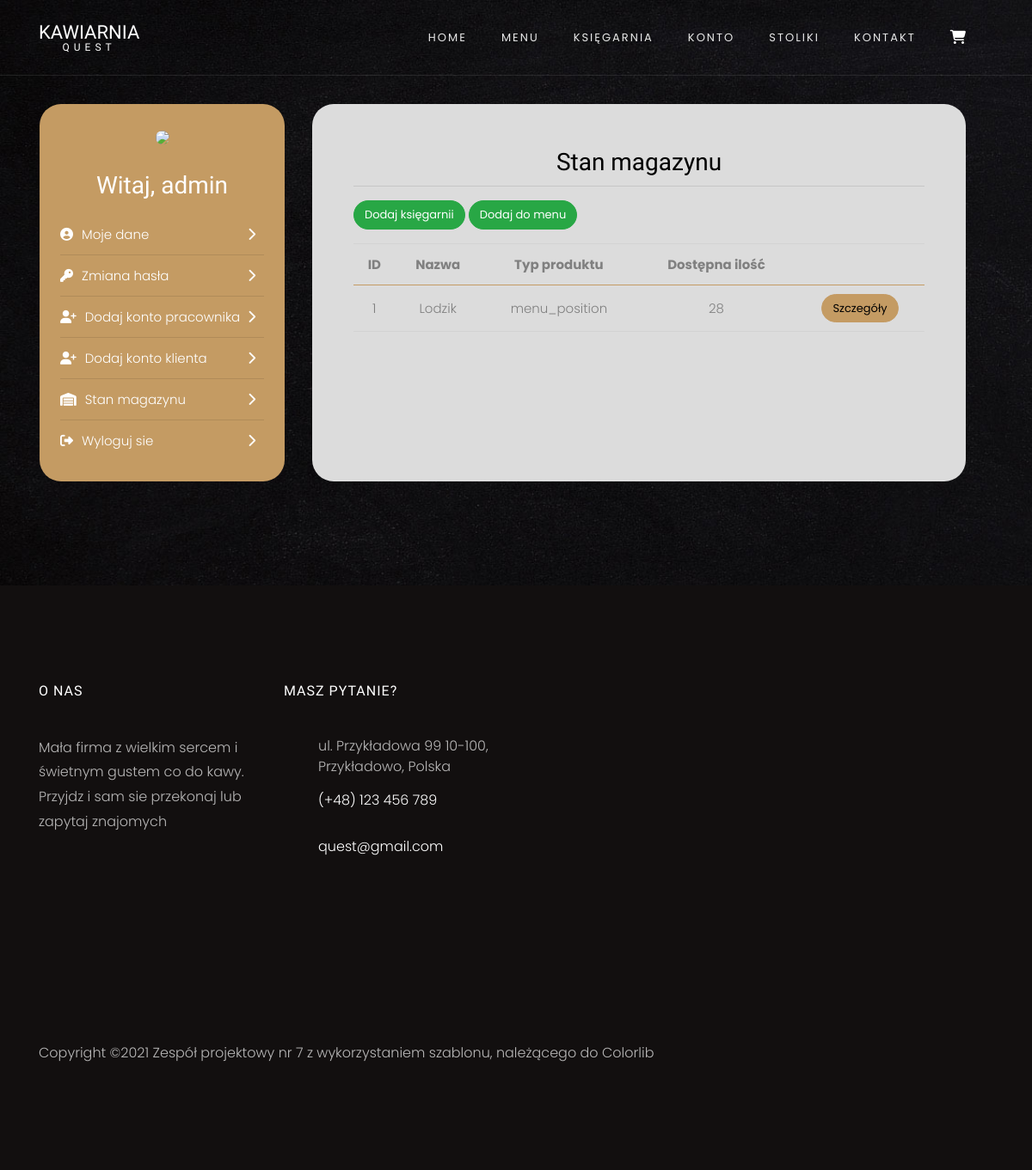
/magazyn (signed in), run on an earlier commit of the app's database.
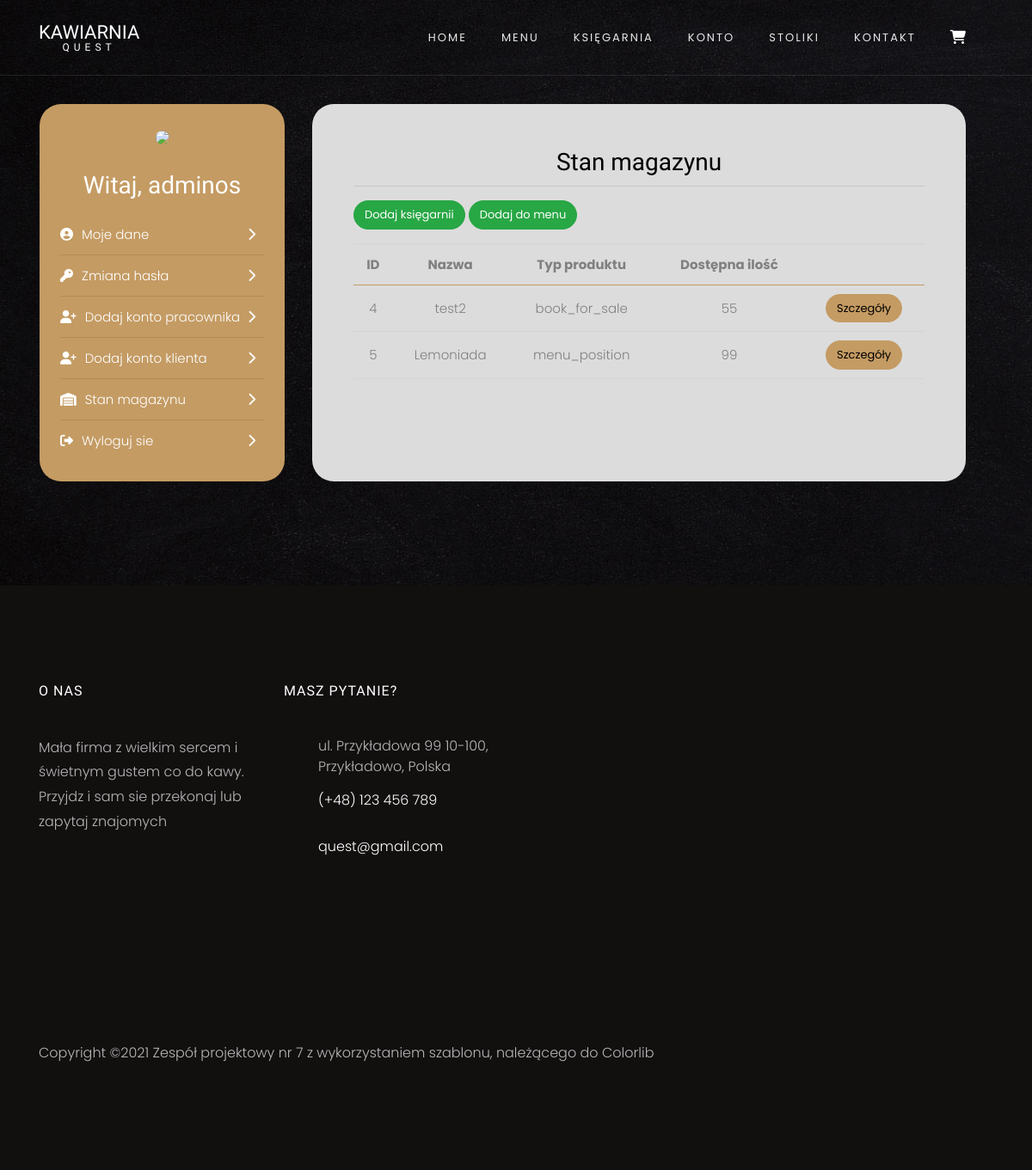
And on a later commit of the database.
### Quest/tabels.py (models this page shows)
class User(UserMixin, db.Model):
    __tablename__ = "users"
    id = db.Column(db.Integer, primary_key=True)
    login = db.Column(db.String(250), nullable=False)
    password = db.Column(db.String(250), nullable=False)
    first_name = db.Column(db.String(250), nullable=False)
    last_name = db.Column(db.String(250), nullable=False)
    email = db.Column(db.String(250), nullable=False)
    privileges = db.Column(db.String(250), nullable=False, server_default="User")
    client = relationship("Client", uselist=False, back_populates="user")
    worker = relationship("Worker", uselist=False, back_populates="user")

class Stock(db.Model):
    __tablename__ = "stock"
    id = db.Column(db.Integer, primary_key=True)
    number_in_stock = db.Column(db.Integer, nullable=False)
    article_type = db.Column(db.String(250), nullable=False)
    menu_position = relationship("Menu", uselist=False, back_populates="stock")
    book_info = relationship("BookInfo", uselist=False, back_populates="stock")
    book_for_sale = relationship("BookForSale", uselist=False, back_populates="stock")
    order_items = relationship("OrderItem", back_populates="stock")

class Menu(db.Model):
    __tablename__ = "menu"
    id = db.Column(db.Integer, primary_key=True)
    category = db.Column(db.String(50), nullable=False)
    name = db.Column(db.String(50), nullable=False)
    description = db.Column(db.String(250), nullable=True, server_default="Brak opisu")
    image_url = db.Column(db.String(2000), nullable=True, server_default="https://miro.medium.com/max/1400/1*KOAfAOQ9FwAp9i2muTkGWw.png")
    price = db.Column(db.Numeric(10, 2), nullable=False)
    stock_id = db.Column(db.Integer, db.ForeignKey('stock.id'))
    stock = relationship("Stock", back_populates="menu_position")

class BookInfo(db.Model):
    __tablename__ = "books_info"
    id = db.Column(db.Integer, primary_key=True)
    title = db.Column(db.String(250), nullable=False)
    author = db.Column(db.String(250), nullable=False)
    publisher = db.Column(db.String(250), nullable=False)
    genre = db.Column(db.String(250), nullable=False, server_default="other")
    publish_date = db.Column(db.Integer, nullable=False, server_default="2000")
    description = db.Column(db.String(2000), nullable=True)
    image_url = db.Column(db.String(2000), nullable=True, server_default="https://miro.medium.com/max/1400/1*KOAfAOQ9FwAp9i2muTkGWw.png")
    stock_id = db.Column(db.Integer, db.ForeignKey('stock.id'))
    stock = relationship("Stock", back_populates="book_info")

### Quest/routes.py (the view)
@app.route("/magazyn")
@login_required
@admin_and_worker_only
def check_stock():
    all_in_stock = db.session.query(Stock).all()
    return render_template("account/stock.html", products=all_in_stock)

### Quest/routes.py (called while the page is built)
@login_manager.user_loader
def load_user(user_id):
    return db.session.query(User).get(user_id)

def admin_and_worker_only(f):
    @wraps(f)
    def decorated_fun(*args, **kwargs):
        if current_user.privileges == "Worker" or current_user.privileges == "Admin":
            return f(*args, **kwargs)
        else:
            return abort(403)
    return decorated_fun

### Quest/templates/account/stock.html (shortened to what this page needs)
{% extends "account/account.html" %}
{% block head %}
{{ super() }}
{% endblock %}
{% block account_page %}
<h3 class="text-center mb-2" style="color:black">Stan magazynu</h3>
<hr>
<div class="my-3">
    <a class="btn btn-success" href="{{url_for('new_book_for_sale', referrer='check_stock')}}" style="border-radius:25px;">Dodaj księgarnii</a>
    <a class="btn btn-success" href="{{url_for('new_menu_item',referrer='check_stock')}}" style="border-radius:25px;">Dodaj do menu</a>
</div>
{% if products != [] %}
<div class="overflow-auto res">
    <table>
        <thead>
            <tr>
                <th scope="col">ID</th>
                <th scope="col">Nazwa</th>
                <th scope="col">Typ produktu</th>
                <th scope="col">Dostępna ilość</th>
                <th scope="col"></th>
            </tr>
        </thead>
        <tbody>
            {% for product in products %}
            <tr>
                <td>{{ product.id }}</td>
                <td>{% if product.article_type == 'menu_position' %} {{product.menu_position.name}} {% endif %}
                {% if product.article_type == 'book_for_sale' %} {{product.book_info.title}} {% endif %}</td>
                <td>{{ product.article_type }}</td>
                <td>{{ product.number_in_stock }}</td>
                <td>
                    <a href="{{url_for('check_stock_details', stock_id=product.id)}}" class="btn btn-primary" style="border-radius: 25px; color:black">Szczegóły</a>
                </td>
            </tr>
            {% endfor %}
        </tbody>
    </table>
</div>
{% endif %}
{% endblock %}

### Quest/templates/account/account.html (shortened to what this page needs)
{% import "bootstrap/wtf.html" as wtf %}
{% extends "base.html" %}
{% block head %}
{{ super() }}
{% endblock %}
{% block content %}
<section class="ftco-section contact-section">
    <div class="container">
        <div class="row">
            <div class="col-xl-3 col-lg-4  p-4 m-3 text-center" style="background-color:#c49b63; border-radius: 25px;">
                <img src="https://www.w3schools.com/howto/img_avatar.png" style="width:100px; border-radius: 50px;">
                <h3 class="my-4">Witaj, {{current_user.first_name}}</h3>
                {% if current_user.privileges == "Admin"%}
                <a href="{{url_for('account_data')}}" style="color:white"><p><i class="fas fa-user-circle"></i>Moje dane<span style="float:right;"><i class="fas fa-chevron-right"></i></span></p></a>
                <hr>
                <a href="{{url_for('account_password')}}" style="color:white"><p><i class="fas fa-key"></i>Zmiana hasła<span style="float:right;"><i class="fas fa-chevron-right"></i></span></p></a>
                <hr>
                <a href="{{url_for('create_new_worker')}}" style="color:white"><p><i class="fas fa-user-plus"></i>Dodaj konto pracownika<span style="float:right;"><i class="fas fa-chevron-right"></i></span></p></a>
                <hr>
                <a href="{{url_for('create_new_client')}}" style="color:white"><p><i class="fas fa-user-plus"></i>Dodaj konto klienta<span style="float:right;"><i class="fas fa-chevron-right"></i></span></p></a>
                <hr>
                <a href="{{url_for('check_stock')}}" style="color:white"><p><i class="fas fa-warehouse"></i>Stan magazynu<span style="float:right;"><i class="fas fa-chevron-right"></i></span></p></a>
                <hr>
                {% endif %}
                <a href="{{url_for('logout')}}" style="color:white"><p><i class="fas fa-sign-out-alt"></i>Wyloguj sie<span style="float:right;"><i class="fas fa-chevron-right"></i></span></p></a>
            </div>
            <div class="col-xl-8 col-lg-7 p-5 m-3" style="background-color:Gainsboro; border-radius: 25px; max-height:700px; overflow:auto;">
                {% block account_page %}
                {% endblock %}
            </div>
        </div>
    </div>
</section>
{% endblock %}

### Quest/templates/base.html (shortened to what this page needs)
<!DOCTYPE html>
<html lang="en">
<head>
    {% block head%}
    <link rel="stylesheet" href="{{ url_for('static', filename='css/open-iconic-bootstrap.min.css') }}">
    <link rel="stylesheet" href="{{ url_for('static', filename='css/animate.css') }}">
    <link rel="stylesheet" href="{{ url_for('static', filename='css/owl.carousel.min.css') }}">
    <link rel="stylesheet" href="{{ url_for('static', filename='css/owl.theme.default.min.css') }}">
    <link rel="stylesheet" href="{{ url_for('static', filename='css/magnific-popup.css') }}">
    <link rel="stylesheet" href="{{ url_for('static', filename='css/aos.css') }}">
    <link rel="stylesheet" href="{{ url_for('static', filename='css/ionicons.min.css') }}">
    <link rel="stylesheet" href="{{ url_for('static', filename='css/bootstrap-datepicker.css') }}">
    <link rel="stylesheet" href="{{ url_for('static', filename='css/jquery.timepicker.css') }}">
    <link rel="stylesheet" href="{{ url_for('static', filename='css/flaticon.css') }}">
    <link rel="stylesheet" href="{{ url_for('static', filename='css/icomoon.css') }}">
    <link rel="stylesheet" href="{{ url_for('static', filename='css/style.css') }}">
    {% endblock %}
</head>
<body>
<nav class="navbar navbar-expand-lg navbar-dark ftco_navbar bg-dark ftco-navbar-light" id="ftco-navbar">
    <div class="container">
        <a class="navbar-brand" href="{{url_for('home')}}">Kawiarnia<small>Quest</small></a>
        <div class="collapse navbar-collapse" id="ftco-nav">
            <ul class="navbar-nav ml-auto">
                <li class="nav-item {% if request.endpoint=='home' %}active{%endif %}">
                    <a href="{{ url_for('home') }}" class="nav-link">Home</a>
                </li>
                <li class="nav-item {% if request.endpoint=='menu' %}active{%endif %}">
                    <a href="{{ url_for('menu') }}" class="nav-link">Menu</a>
                </li>
                <li class="nav-item {% if request.endpoint=='bookshop' %}active{%endif %}">
                    <a href="{{ url_for('bookshop') }}" class="nav-link">Księgarnia</a>
                </li>
                <li class="nav-item {% if request.endpoint=='account' %}active{%endif %}">
                    <a href="{{ url_for('account') }}" class="nav-link">Konto</a>
                </li>
                <li class="nav-item {% if request.endpoint=='tables' %}active{%endif %}">
                    <a href="{{ url_for('tables') }}" class="nav-link">Stoliki</a>
                </li>
                <li class="nav-item {% if request.endpoint=='contact' %}active{%endif %}">
                    <a href="{{ url_for('contact') }}" class="nav-link">Kontakt</a>
                </li>
                <li class="nav-item cart {% if request.endpoint=='cart' %}active{%endif %}">
                    <a href="{{ url_for('cart') }}" class="nav-link">
                    </a>
                </li>
            </ul>
        </div>
    </div>
</nav>
{% block content %}
{% endblock %}
<footer class="ftco-footer ftco-section img">
    <div class="container">
        <div class="row mb-5 ">
            <div class="col-lg-3 col-md-6 mb-5 mb-md-5">
                <div class="ftco-footer-widget mb-4">
                    <h2 class="ftco-heading-2">O nas</h2>
                    <p>Mała firma z wielkim sercem i świetnym gustem co do kawy. Przyjdz i sam sie przekonaj lub zapytaj
                        znajomych</p>
                    <ul class="ftco-footer-social list-unstyled float-md-left float-lft mt-5">
                    </ul>
                </div>
            </div>
            <div class="col-lg-3 col-md-6 mb-5 mb-md-5">
                <div class="ftco-footer-widget mb-4">
                    <h2 class="ftco-heading-2">Masz pytanie?</h2>
                    <div class="block-23 mb-3">
                        <ul>
                            <li><span class="icon icon-map-marker"></span><span class="text">ul. Przykładowa 99 10-100, Przykładowo, Polska</span>
                            </li>
                            <li><a href="#"><span class="icon icon-phone"></span><span
                                    class="text">(+48) 123 456 789</span></a></li>
                            <li><a href="#"><span class="icon icon-envelope"></span><span
                                    class="text">quest@gmail.com</span></a></li>
                        </ul>
                    </div>
                </div>
            </div>
        </div>
        <div class="row">
            <div class="col-md-12 text-center">
                <p>
                    Copyright &copy;<script>document.write(new Date().getFullYear());</script>
                    Zespół projektowy nr 7 z wykorzystaniem szablonu, należącego do <a href="https://colorlib.com"
                                                                                       target="_blank">Colorlib</a>
                    </p>
            </div>
        </div>
    </div>
</footer>
</body>
</html>

### Quest/static/css/icomoon.css (style rules this page uses)
[class^="icon-"], [class*=" icon-"] { font-family: 'icomoon' !important; speak: none; font-style: normal; font-weight: normal; font-variant: normal; text-transform: none; line-height: 1; -webkit-font-smoothing: antialiased; -moz-osx-font-smoothing: grayscale; }
.icon-map-marker:before { content: "\f041"; }
.icon-phone:before { content: "\f095"; }
.icon-envelope:before { content: "\f0e0"; }

### Quest/templates/account/account.html (style rules this page uses)
hr { margin:0; }
p { margin:10px 0; text-align: left; }
i { color:white; margin-right:10px; }

### Quest/templates/account/stock.html (style rules this page uses)
tr { border-bottom: 1px solid lightgrey; border-top: 1px solid lightgrey; }
td, th { padding: 10px; text-align: center; vertical-align: middle; }
th { border-bottom: 1px solid #c49b63; }
table { width:100%; }

What changed in the data, as far as the page shows it:
removed Stock: id "1", menu_position.name "Lodzik", article_type "menu_position", number_in_stock "28"
changed User: first_name "admin" → "adminos"
added Stock: id "4", book_info "test2", article_type "book_for_sale", number_in_stock "55"
added Stock: id "5", menu_position.name "Lemoniada", article_type "menu_position", number_in_stock "99"
